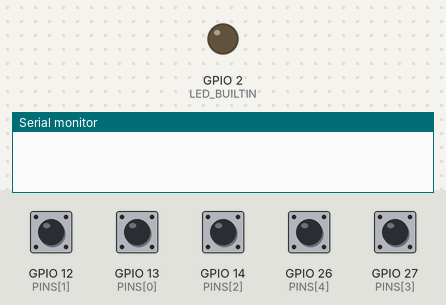
This sketch was run on a simulated ESP32. Shown: output pins drawn as LEDs (lit = HIGH), the last lines printed to the serial monitor. Inputs (shaded band) come from the test bench; at power-on: GPIO 12 (PINS[1]), GPIO 13 (PINS[0]), GPIO 14 (PINS[2]), GPIO 26 (PINS[4]), GPIO 27 (PINS[3]) HIGH.

Above: at 1.2 s.
1.3 s: GPIO 12 (PINS[1]) pulled LOW for 0.15 s
At 2.4 s:
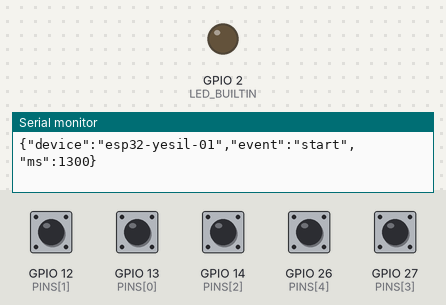
2.9 s: GPIO 13 (PINS[0]) pulled LOW for 0.15 s
At 3.6 s:
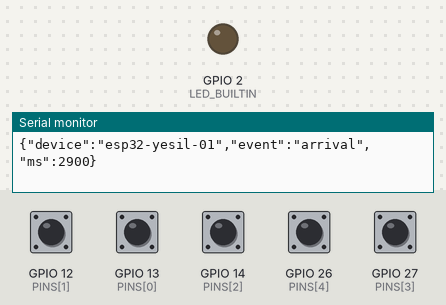
4.5 s: GPIO 14 (PINS[2]) pulled LOW for 0.15 s
At 4.9 s:
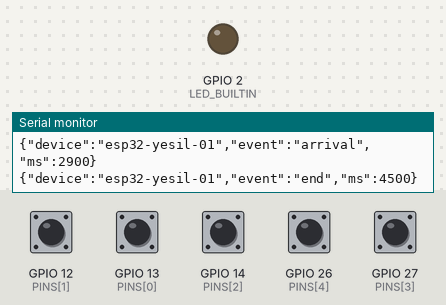
6.1 s: GPIO 26 (PINS[4]) pulled LOW for 0.15 s
At 7.3 s:
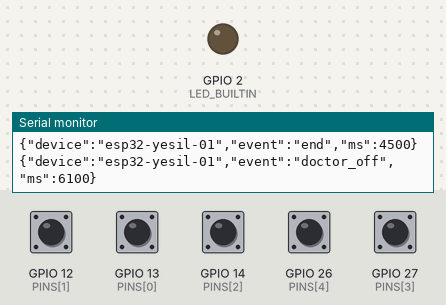
7.7 s: GPIO 27 (PINS[3]) pulled LOW for 0.15 s
At 8.5 s:
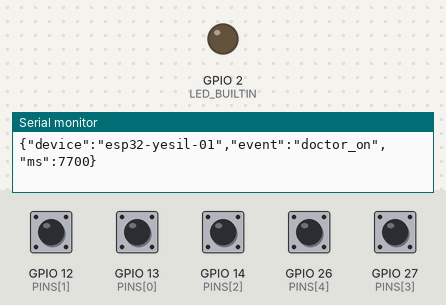
Timing chart, 0 to 10.3 s (numbered marks = the images above; inputs shaded):
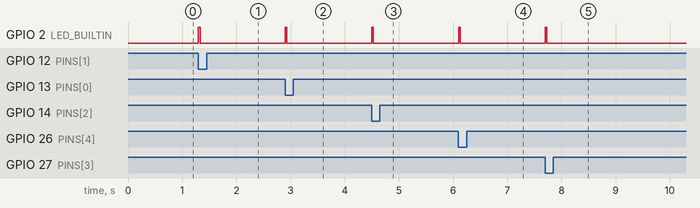

Measured:
- after the input at 1.3 s, GPIO 2 (LED_BUILTIN): LOW → HIGH at once, → LOW 0.03 s later
- after the input at 2.9 s, GPIO 2 (LED_BUILTIN): LOW → HIGH at once, → LOW 0.03 s later
- after the input at 4.5 s, GPIO 2 (LED_BUILTIN): LOW → HIGH at once, → LOW 0.03 s later
- after the input at 6.1 s, GPIO 2 (LED_BUILTIN): LOW → HIGH at once, → LOW 0.03 s later
- after the input at 7.7 s, GPIO 2 (LED_BUILTIN): LOW → HIGH at once, → LOW 0.03 s later

The sketch:

esp32_butonlar.ino
```cpp
/*
  FENG 497 - Yesil alan olay butonlari (ESP32)
  Her basista seri porta bir JSON satiri gonderir; Python paneli (Canli durum) okur.

  Buton      GPIO   Olay         Modeldeki karsiligi
  Yesil      13     arrival      gelis hizi (lambda)
  Mavi       12     start        bekleme suresi (Wq)
  Turuncu    14     end          muayene suresi (mu)
  Gri 1      27     doctor_on    aktif hekim (c)
  Gri 2      26     doctor_off   aktif hekim (c)

  Baglanti: butonun bir ucu GPIO'ya, diger ucu GND'ye (dahili pull-up kullanilir).
  Zaman damgasini Python yazar (ESP32'de saat yok).
*/

const char* DEVICE = "esp32-yesil-01";
const int PINS[] = {13, 12, 14, 27, 26};
const char* EVENTS[] = {"arrival", "start", "end", "doctor_on", "doctor_off"};
const int N = 5;
const unsigned long DEBOUNCE_MS = 40;

int lastState[N];
unsigned long lastChange[N];

void setup() {
  Serial.begin(115200);
  for (int i = 0; i < N; i++) {
    pinMode(PINS[i], INPUT_PULLUP);
    lastState[i] = HIGH;
    lastChange[i] = 0;
  }
  pinMode(LED_BUILTIN, OUTPUT);
}

void loop() {
  unsigned long now = millis();
  for (int i = 0; i < N; i++) {
    int s = digitalRead(PINS[i]);
    if (s != lastState[i] && now - lastChange[i] > DEBOUNCE_MS) {
      lastChange[i] = now;
      lastState[i] = s;
      if (s == LOW) {  // basildi
        Serial.print("{\"device\":\"");
        Serial.print(DEVICE);
        Serial.print("\",\"event\":\"");
        Serial.print(EVENTS[i]);
        Serial.print("\",\"ms\":");
        Serial.print(now);
        Serial.println("}");
        digitalWrite(LED_BUILTIN, HIGH);
        delay(30);
        digitalWrite(LED_BUILTIN, LOW);
      }
    }
  }
}
```
